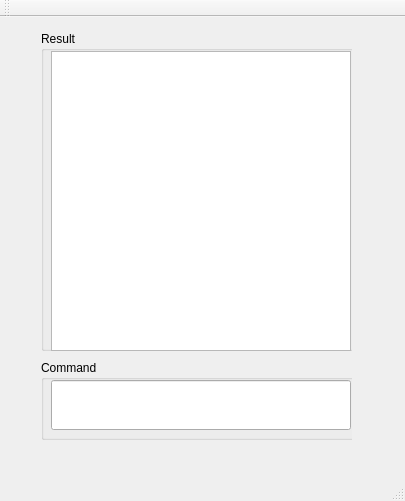
<?xml version="1.0" encoding="UTF-8"?>
<ui version="4.0">
 <class>matlab</class>
 <widget class="QMainWindow" name="matlab">
  <property name="geometry">
   <rect>
    <x>0</x>
    <y>0</y>
    <width>405</width>
    <height>501</height>
   </rect>
  </property>
  <property name="windowTitle">
   <string>matlab</string>
  </property>
  <widget class="QWidget" name="centralWidget">
   <widget class="QWidget" name="">
    <property name="geometry">
     <rect>
      <x>30</x>
      <y>0</y>
      <width>322</width>
      <height>437</height>
     </rect>
    </property>
    <layout class="QVBoxLayout" name="verticalLayout">
     <item>
      <widget class="QGroupBox" name="groupBox">
       <property name="minimumSize">
        <size>
         <width>320</width>
         <height>320</height>
        </size>
       </property>
       <property name="maximumSize">
        <size>
         <width>320</width>
         <height>320</height>
        </size>
       </property>
       <property name="title">
        <string>Result</string>
       </property>
       <widget class="QTextBrowser" name="result">
        <property name="geometry">
         <rect>
          <x>10</x>
          <y>20</y>
          <width>300</width>
          <height>300</height>
         </rect>
        </property>
        <property name="minimumSize">
         <size>
          <width>300</width>
          <height>300</height>
         </size>
        </property>
        <property name="maximumSize">
         <size>
          <width>300</width>
          <height>300</height>
         </size>
        </property>
       </widget>
      </widget>
     </item>
     <item>
      <widget class="QGroupBox" name="groupBox_2">
       <property name="minimumSize">
        <size>
         <width>320</width>
         <height>80</height>
        </size>
       </property>
       <property name="maximumSize">
        <size>
         <width>320</width>
         <height>80</height>
        </size>
       </property>
       <property name="title">
        <string>Command</string>
       </property>
       <widget class="QLineEdit" name="command">
        <property name="geometry">
         <rect>
          <x>10</x>
          <y>20</y>
          <width>300</width>
          <height>50</height>
         </rect>
        </property>
        <property name="minimumSize">
         <size>
          <width>300</width>
          <height>50</height>
         </size>
        </property>
        <property name="maximumSize">
         <size>
          <width>300</width>
          <height>50</height>
         </size>
        </property>
       </widget>
      </widget>
     </item>
    </layout>
   </widget>
  </widget>
  <widget class="QMenuBar" name="menuBar">
   <property name="geometry">
    <rect>
     <x>0</x>
     <y>0</y>
     <width>405</width>
     <height>23</height>
    </rect>
   </property>
  </widget>
  <widget class="QToolBar" name="mainToolBar">
   <attribute name="toolBarArea">
    <enum>TopToolBarArea</enum>
   </attribute>
   <attribute name="toolBarBreak">
    <bool>false</bool>
   </attribute>
  </widget>
  <widget class="QStatusBar" name="statusBar"/>
 </widget>
 <layoutdefault spacing="6" margin="11"/>
 <resources/>
 <connections/>
</ui>
